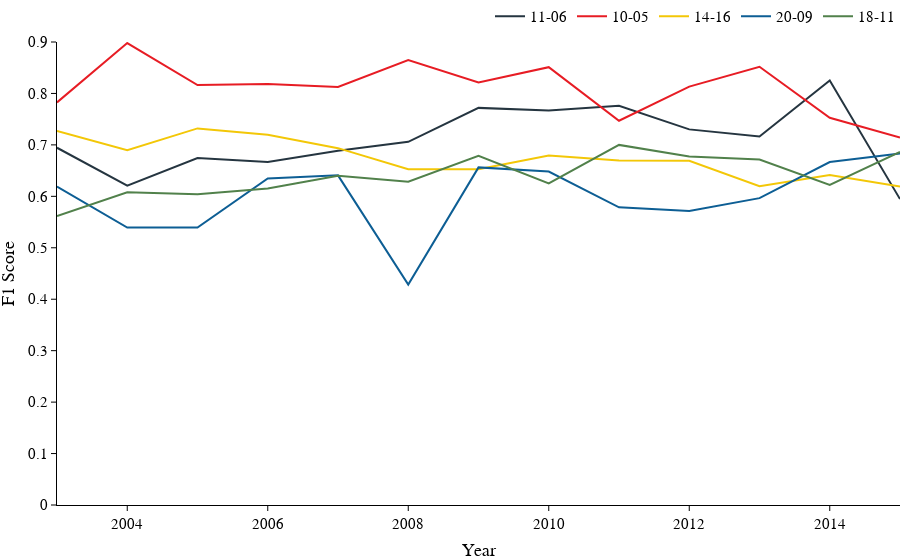

Notebook cell for this chart:
### Markdown cell above
## Visualization

### Code cell
fig = go.Figure()

columns = topic_score_dfs.columns[:5]

for topic in columns:
    fig.add_traces(go.Scatter(
                        x=topic_score_dfs.index, 
                        y=topic_score_dfs[topic], 
                        name=topic[5:7]+'-'+topic[-2:],
                        mode='lines'))    
    
fig.update_layout(
    xaxis_title='Year',
    yaxis_title='F1 Score',
    margin=dict(t=30), 
    showlegend=True,
    legend=dict(
        orientation="h",
        yanchor="bottom",
        y=1.02,
        xanchor="right",
        x=1
    )
)

fig.update_yaxes(range=[0, 0.9])

fig.show()

### Figure 1 — Plotly figure (JSON) as saved in the notebook; plotly's stock layout.template omitted (floating-point values rounded to 4 significant figures)
{"data": [{"mode": "lines", "name": "11-06", "type": "scatter", "x": [2003, 2004, 2005, 2006, 2007, 2008, 2009, 2010, 2011, 2012, 2013, 2014, 2015], "y": [0.6944, 0.6207, 0.6744, 0.6667, 0.6885, 0.7059, 0.7719, 0.7667, 0.7761, 0.7302, 0.7164, 0.8254, 0.5946]}, {"mode": "lines", "name": "10-05", "type": "scatter", "x": [2003, 2004, 2005, 2006, 2007, 2008, 2009, 2010, 2011, 2012, 2013, 2014, 2015], "y": [0.7826, 0.898, 0.8163, 0.8182, 0.8125, 0.8649, 0.8214, 0.8511, 0.747, 0.8132, 0.8519, 0.7527, 0.7143]}, {"mode": "lines", "name": "14-16", "type": "scatter", "x": [2003, 2004, 2005, 2006, 2007, 2008, 2009, 2010, 2011, 2012, 2013, 2014, 2015], "y": [0.7273, 0.6897, 0.732, 0.7195, 0.6936, 0.6526, 0.6528, 0.6792, 0.6697, 0.669, 0.6197, 0.6414, 0.619]}, {"mode": "lines", "name": "20-09", "type": "scatter", "x": [2003, 2004, 2005, 2006, 2007, 2008, 2009, 2010, 2011, 2012, 2013, 2014, 2015], "y": [0.619, 0.5393, 0.5393, 0.6346, 0.6408, 0.4286, 0.6562, 0.6483, 0.5786, 0.5714, 0.5965, 0.6667, 0.6835]}, {"mode": "lines", "name": "18-11", "type": "scatter", "x": [2003, 2004, 2005, 2006, 2007, 2008, 2009, 2010, 2011, 2012, 2013, 2014, 2015], "y": [0.5618, 0.6078, 0.6042, 0.6154, 0.64, 0.6286, 0.6786, 0.625, 0.7, 0.6774, 0.6715, 0.6222, 0.6864]}], "layout": {"legend": {"orientation": "h", "x": 1, "xanchor": "right", "y": 1.02, "yanchor": "bottom"}, "margin": {"t": 30}, "showlegend": true, "xaxis": {"title": {"text": "Year"}}, "yaxis": {"range": [0, 0.9], "title": {"text": "F1 Score"}}}}
